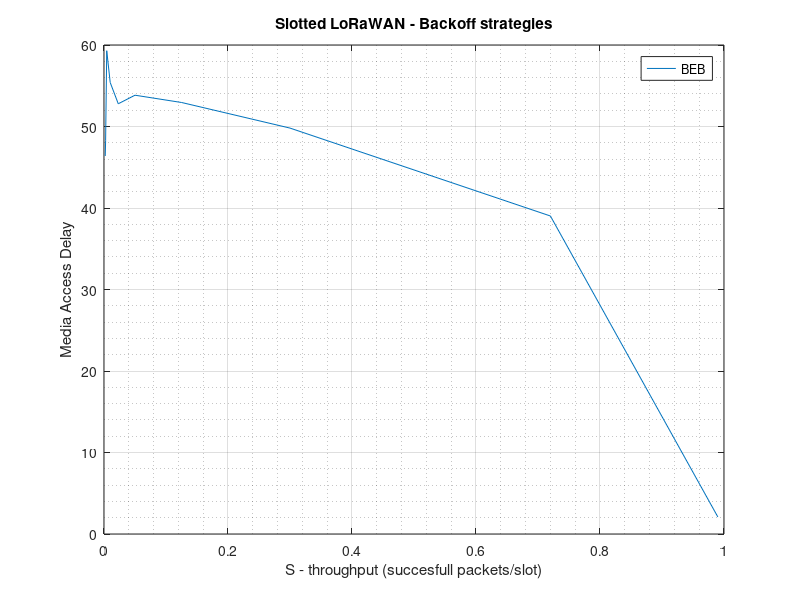

Write MATLAB code to recreate this figure.
clear

Lamda = [0.01, 0.02, 0.03, 0.04, 0.05, 0.06, 0.07, 0.08, 0.09, 0.1];
%G_BEB = [1.226, 11.366, 20, 28.1, 35.62, 43.25, 51.055, 58.8 ];
G_BEB=[0.99, 2.04, 3.08, 4.13, 5.22, 6.4, 7.5, 8.67, 9.79, 11.08];
S_BEB = [0.99, 0.72, 0.3, 0.1253, 0.05, 0.023, 0.01, 0.0044, 0.0026, 0.002];
D_BEB = [2.103, 39.02, 49.806, 52.943, 53.84, 52.789, 55.4, 59.3, 48.25, 46.38]; % avg delay per succesful packet

figure('Name', 'Slotted LoRaWAN - Backoff strategies');
plot(S_BEB,D_BEB)
%plot(D_BEB,S_BEB)
%plot(G_BEB,D_BEB)

hold off
grid on
grid minor
xlabel('S - throughput (succesfull packets/slot)');
%xlabel('G - traffic load');
ylabel('Media Access Delay');
title('Slotted LoRaWAN - Backoff strategies');
legend('BEB')